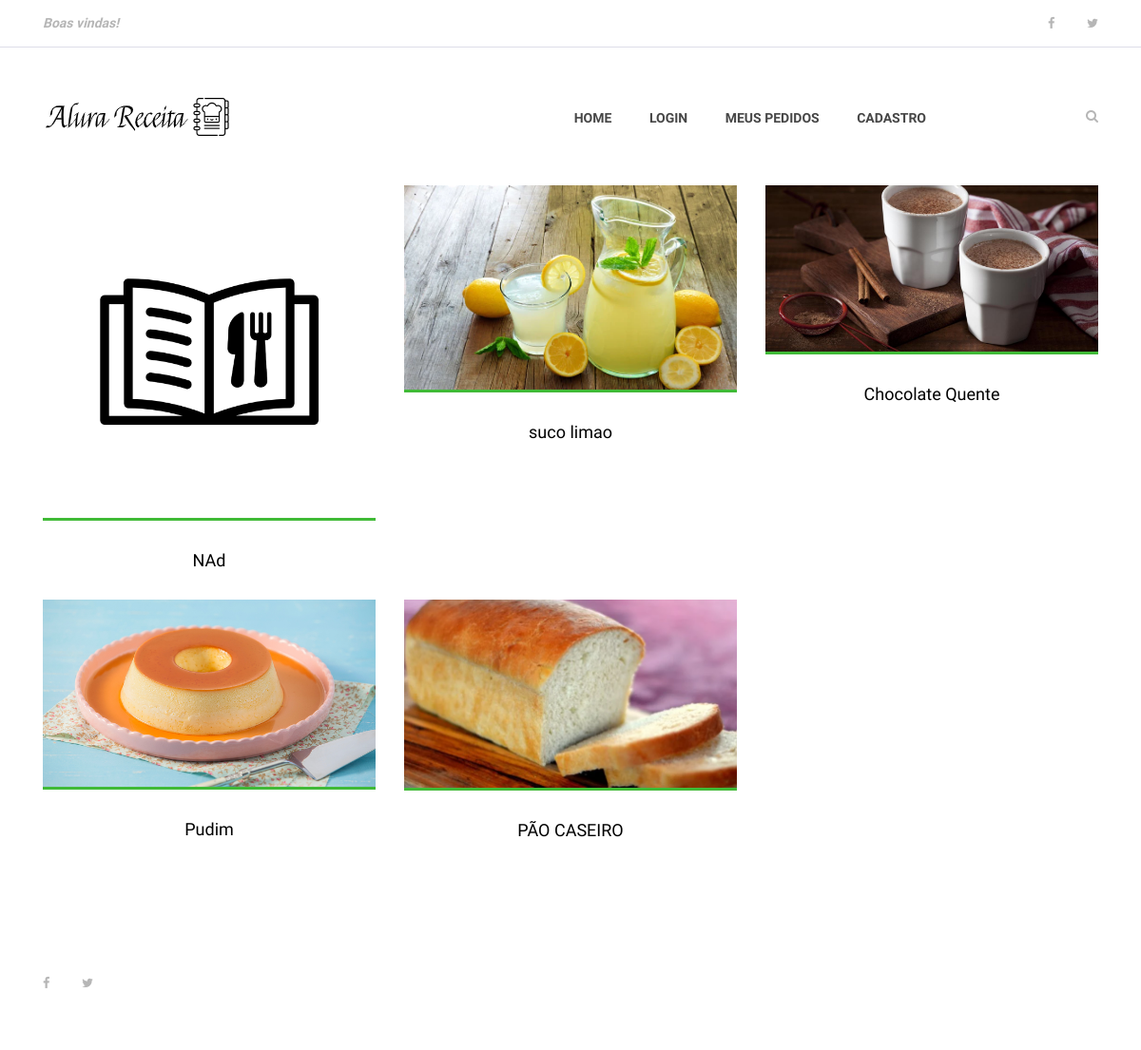
Page /buscar on the earlier database version.
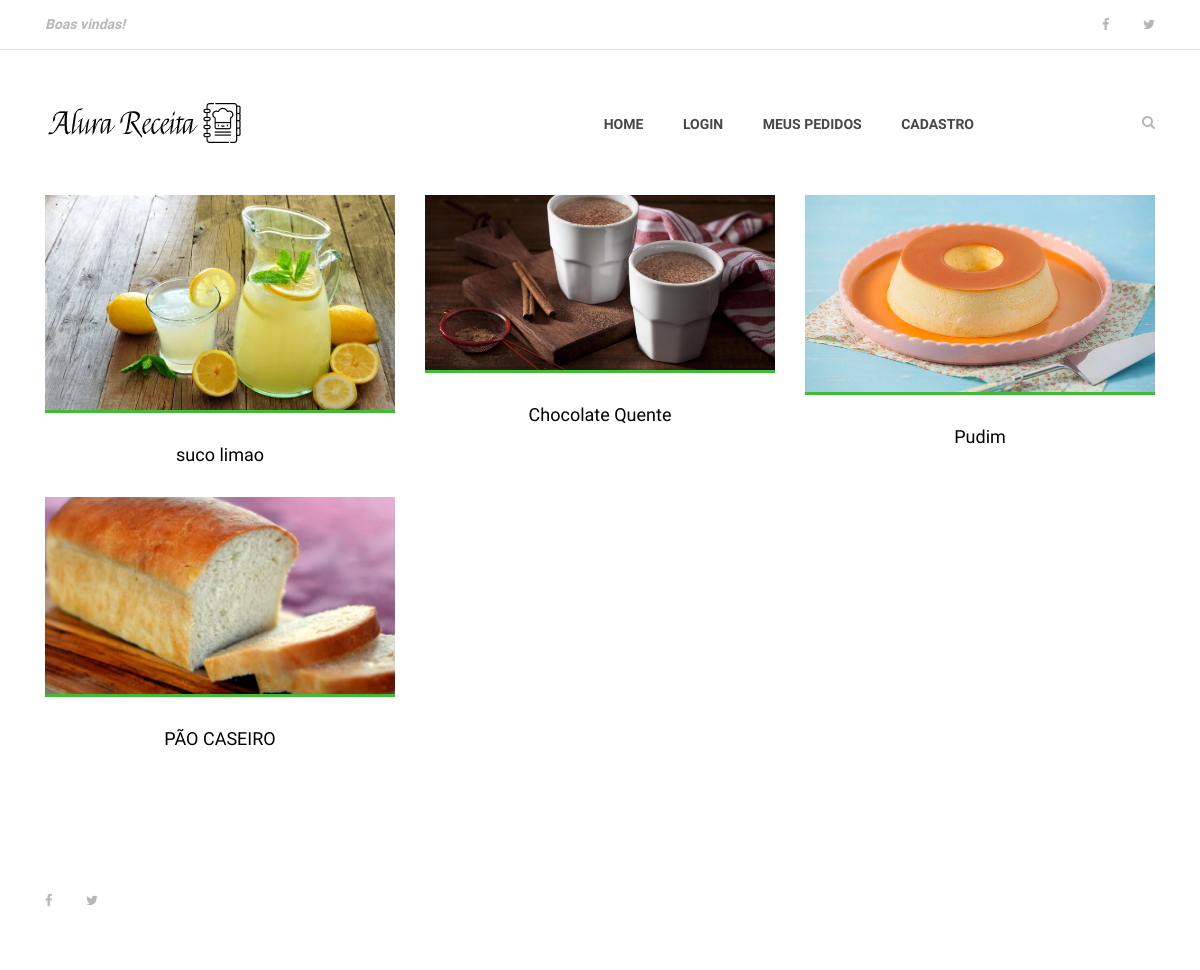
Same page on the later database version.
### receitas/models.py (models this page shows, shortened)
class Receita(models.Model):
    nome_receita = models.CharField(max_length=255)
    ingredientes = models.TextField()
    modo_de_preparo = models.TextField()
    tempo_preparo = models.IntegerField()
    rendimento = models.CharField(max_length=100)
    categoria = models.CharField(max_length=100)
    data_receita = models.DateTimeField(default=datetime.now, blank=True)
    publicada = models.BooleanField(default=False)
    foto_receita = models.ImageField(
        upload_to='fotos/%d/%m/%Y', blank='True')
    preco = models.DecimalField(max_digits=4, decimal_places=2)
    pessoa = models.ForeignKey(User, on_delete=models.CASCADE)

### receitas/views.py (the view)
# urls.py: path('buscar', views.buscar, name='buscar'),
@requires_csrf_token
def buscar(request):
    lista_receitas = Receita.objects.order_by(
        '-data_receita').filter(publicada=True)
    if 'buscar' in request.GET:
        nome_busca = request.GET['buscar']
        if buscar:
            lista_receitas = lista_receitas.filter(
                nome_receita__icontains=nome_busca)
    lista_dados = {
        'receitas': lista_receitas
    }
    return render(request, 'buscar.html', lista_dados)

### templates/buscar.html (shortened to what this page needs)
{% extends 'base.html' %}
{% load static%}
{% block content %}
    {% include 'partials/menu.html' %}
    <section class="best-receipe-area">
        <div class="container">
            <div class="row">
                {% if receitas %}
                {% for receita in receitas %}
                <div class="col-12 col-sm-6 col-lg-4">
                    <div class="single-best-receipe-area mb-30">
                        {% if receita.foto_receita  == '' %}
                            <img src="{% static 'img/bg-img/foto_receita.png' %}" alt="">
                        {% else %}
                            <img src="{{ receita.foto_receita.url }}" alt="">
                        {% endif %}
                        <div class="receipe-content">
                            <a href="{% url 'receita'  receita.id %}">
                                <h5> {{ receita.nome_receita }} </h5>
                            </a>
                        </div>
                    </div>
                </div>
                {% endfor %}
                {% else %}
                    <div class="col-12 col-sm-6 col-lg-4">
                        <p>Receita não encontrada </p>
                    </div>
                {% endif %}
            </div>
        </div>
    </section>
    {% include 'partials/footer.html'%}
{% endblock %}

Differences in the rows shown:
removed Receita: nome_receita "NAd"
